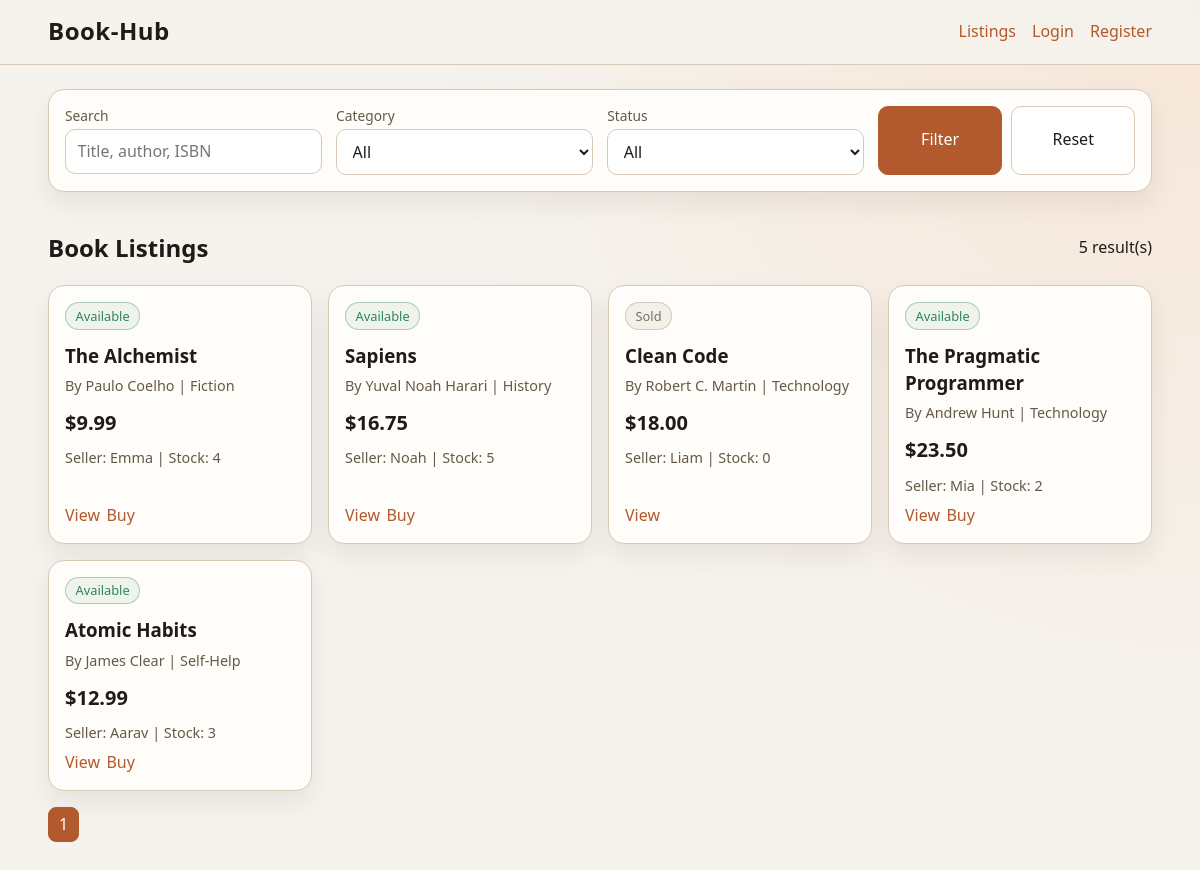
The page / on the database its author committed.
### tables this page shows
CREATE TABLE IF NOT EXISTS books (
    id INT UNSIGNED AUTO_INCREMENT PRIMARY KEY,
    seller_id INT UNSIGNED NULL,
    title VARCHAR(180) NOT NULL,
    author VARCHAR(120) NOT NULL,
    isbn VARCHAR(20) NOT NULL,
    category VARCHAR(80) NOT NULL,
    book_condition ENUM('New','Like New','Good','Fair') NOT NULL DEFAULT 'Good',
    description TEXT NULL,
    seller_name VARCHAR(120) NOT NULL,
    price DECIMAL(10,2) NOT NULL,
    listing_type ENUM('Buy','Resell') NOT NULL DEFAULT 'Resell',
    status ENUM('Available','Sold') NOT NULL DEFAULT 'Available',
    image_path VARCHAR(255) NULL,
    published_year SMALLINT UNSIGNED NULL,
    stock INT UNSIGNED NOT NULL DEFAULT 1,
    created_at TIMESTAMP NOT NULL DEFAULT CURRENT_TIMESTAMP,
    updated_at TIMESTAMP NOT NULL DEFAULT CURRENT_TIMESTAMP ON UPDATE CURRENT_TIMESTAMP,
    CONSTRAINT uq_books_isbn UNIQUE (isbn),
    CONSTRAINT chk_books_price CHECK (price >= 0),
    CONSTRAINT chk_books_stock CHECK (stock >= 0),
    CONSTRAINT fk_books_seller_id FOREIGN KEY (seller_id) REFERENCES users(id) ON DELETE SET NULL
);

### functions.php (called while the page is built, shortened)
<?php
function sanitize(string $value): string
{
    return htmlspecialchars(trim($value), ENT_QUOTES, 'UTF-8');
}
function currentUser(): ?array
{
    return $_SESSION['auth_user'] ?? null;
}

### index.php (the view, shortened to what this page needs)
<?php
require_once __DIR__ . '/config/database.php';
require_once __DIR__ . '/includes/functions.php';
$search = trim((string) ($_GET['search'] ?? ''));
$page = max(1, (int) ($_GET['page'] ?? 1));
$perPage = 12;
$offset = ($page - 1) * $perPage;
$where = [];
$whereSql = $where ? ('WHERE ' . implode(' AND ', $where)) : '';
$countStmt = $pdo->prepare("SELECT COUNT(*) AS total FROM books {$whereSql}");
$countStmt->execute();
$totalRows = (int) ($countStmt->fetch()['total'] ?? 0);
$totalPages = max(1, (int) ceil($totalRows / $perPage));
$listSql = "
    SELECT id, seller_id, title, author, isbn, category, book_condition, seller_name, price, listing_type, status, stock, image_path, created_at
    FROM books
    {$whereSql}
    ORDER BY created_at DESC
    LIMIT :limit OFFSET :offset
";
$listStmt = $pdo->prepare($listSql);
$listStmt->bindValue(':limit', $perPage, PDO::PARAM_INT);
$listStmt->bindValue(':offset', $offset, PDO::PARAM_INT);
$listStmt->execute();
$books = $listStmt->fetchAll();
require_once __DIR__ . '/includes/header.php';
?>
<section class="card filter-card">
    <form method="get" class="grid-form">
        <div>
            <label for="search">Search</label>
            <input id="search" name="search" type="text" value="<?= sanitize($search) ?>" placeholder="Title, author, ISBN">
        </div>
        <div>
            <label for="category">Category</label>
            <select id="category" name="category">
                <option value="">All</option>
            </select>
        </div>
        <div>
            <label for="status">Status</label>
            <select id="status" name="status">
                <option value="">All</option>
            </select>
        </div>
        <div class="actions">
            <button type="submit">Filter</button>
            <a class="btn-secondary" href="index.php">Reset</a>
        </div>
    </form>
</section>
<section>
    <div class="list-header">
        <h2>Book Listings</h2>
        <p><?= $totalRows ?> result(s)</p>
    </div>
    <?php if (!$books): ?>
        <div class="card empty-state">No books found. Try adding a new listing.</div>
    <?php else: ?>
        <div class="grid-cards">
            <?php foreach ($books as $book): ?>
                <article class="card book-card">
                    <span class="pill <?= $book['status'] === 'Available' ? 'ok' : 'muted' ?>"><?= sanitize((string) $book['status']) ?></span>
                    <h3><?= sanitize((string) $book['title']) ?></h3>
                    <p class="meta">By <?= sanitize((string) $book['author']) ?> | <?= sanitize((string) $book['category']) ?></p>
                    <p class="price">$<?= number_format((float) $book['price'], 2) ?></p>
                    <p class="meta">Seller: <?= sanitize((string) $book['seller_name']) ?> | Stock: <?= (int) $book['stock'] ?></p>
                    <div class="card-actions">
                        <a href="view.php?id=<?= (int) $book['id'] ?>">View</a>
                        <?php if ($book['status'] === 'Available' && (int) $book['stock'] > 0): ?>
                            <a href="buy.php?id=<?= (int) $book['id'] ?>">Buy</a>
                        <?php endif; ?>
                    </div>
                </article>
            <?php endforeach; ?>
        </div>
        <div class="pagination">
            <?php for ($i = 1; $i <= $totalPages; $i++): ?>
                <?php
                $query = $_GET;
                $query['page'] = $i;
                $url = 'index.php?' . http_build_query($query);
                ?>
                <a href="<?= sanitize($url) ?>" class="<?= $i === $page ? 'active' : '' ?>"><?= $i ?></a>
            <?php endfor; ?>
        </div>
    <?php endif; ?>
</section>
<?php require_once __DIR__ . '/includes/footer.php'; ?>

### header.php (shortened to what this page needs)
<?php
$authUser = currentUser();
?>
<!DOCTYPE html>
<html lang="en">
<head>
    <link rel="stylesheet" href="assets/css/styles.css">
</head>
<body>
<header class="site-header">
    <div class="container nav-wrap">
        <h1>Book-Hub</h1>
        <nav>
            <a href="index.php">Listings</a>
            <?php if ($authUser): ?>
                <a href="create.php">Add Book</a>
                <a href="dashboard.php">Dashboard</a>
                <a href="logout.php">Logout (<?= sanitize((string) $authUser['name']) ?>)</a>
            <?php else: ?>
                <a href="login.php">Login</a>
                <a href="register.php">Register</a>
            <?php endif; ?>
        </nav>
    </div>
</header>
<main class="container">

### footer.php (shortened to what this page needs)
</main>
</body>
</html>

### styles.css (style rules this page uses)
:root { --bg: #f5f3ee; --surface: #fffdf9; --ink: #1f1b16; --muted: #645948; --accent: #b2592d; --accent-soft: #f0d8c8; --danger: #9b2c2c; --ok: #2f855a; --border: #d7c8b8; --shadow: 0 12px 26px rgba(63, 37, 21, 0.08); }
* { box-sizing: border-box; }
body { margin: 0; font-family: "Trebuchet MS", "Segoe UI", sans-serif; color: var(--ink); background: radial-gradient(circle at top right, #f7e6d8 0%, var(--bg) 52%); line-height: 1.45; }
a { color: var(--accent); text-decoration: none; }
.container { width: min(1120px, 92vw); margin: 0 auto; }
.site-header { position: sticky; top: 0; z-index: 10; backdrop-filter: blur(8px); background: rgba(245, 243, 238, 0.85); border-bottom: 1px solid var(--border); }
.nav-wrap { display: flex; align-items: center; justify-content: space-between; padding: 0.9rem 0; }
.nav-wrap h1 { margin: 0; font-size: 1.5rem; letter-spacing: 0.5px; }
nav { display: flex; gap: 1rem; }
main { padding: 1.5rem 0 2rem; }
.card { background: var(--surface); border: 1px solid var(--border); border-radius: 16px; box-shadow: var(--shadow); padding: 1rem; }
.filter-card, .form-card, .detail-card { margin-bottom: 1.2rem; }
.grid-form { display: grid; grid-template-columns: repeat(4, minmax(0, 1fr)); gap: 0.9rem; }
label { display: block; font-size: 0.86rem; margin-bottom: 0.2rem; color: var(--muted); }
input, select, textarea, button, .btn-secondary { width: 100%; border: 1px solid var(--border); border-radius: 10px; padding: 0.62rem 0.72rem; background: #fff; color: var(--ink); font: inherit; }
button, .actions a { cursor: pointer; transition: transform 0.15s ease, box-shadow 0.15s ease; }
button { background: var(--accent); color: #fff; border-color: var(--accent); }
.btn-secondary { display: inline-flex; align-items: center; justify-content: center; background: #fff; }
.actions { display: flex; gap: 0.6rem; }
.list-header { display: flex; justify-content: space-between; align-items: center; }
.grid-cards { display: grid; gap: 1rem; grid-template-columns: repeat(auto-fill, minmax(260px, 1fr)); }
.book-card { display: flex; flex-direction: column; gap: 0.45rem; }
.book-card h3 { margin: 0.3rem 0 0; }
.meta { margin: 0; color: var(--muted); font-size: 0.9rem; }
.price { font-size: 1.25rem; font-weight: 700; margin: 0.25rem 0; }
.pill { width: fit-content; border-radius: 99px; padding: 0.22rem 0.6rem; font-size: 0.8rem; border: 1px solid; }
.pill.ok { color: var(--ok); border-color: rgba(47, 133, 90, 0.35); background: rgba(47, 133, 90, 0.08); }
.pill.muted { color: #7b6d5e; border-color: rgba(123, 109, 94, 0.3); background: rgba(123, 109, 94, 0.09); }
.card-actions { margin-top: auto; display: flex; gap: 0.4rem; flex-wrap: wrap; }
.pagination { margin-top: 1rem; display: flex; gap: 0.4rem; flex-wrap: wrap; }
.pagination a { border: 1px solid var(--border); border-radius: 8px; padding: 0.3rem 0.62rem; background: #fff; }
.pagination a.active { background: var(--accent); color: #fff; border-color: var(--accent); }

### rows shown on the page
books: status "Available", title "The Alchemist", author "Paulo Coelho", category "Fiction", price "9.99", seller_name "Emma", stock "4"
books: status "Available", title "Sapiens", author "Yuval Noah Harari", category "History", price "16.75", seller_name "Noah", stock "5"
books: status "Sold", title "Clean Code", author "Robert C. Martin", category "Technology", price "18.00", seller_name "Liam", stock "0"
books: status "Available", title "The Pragmatic Programmer", author "Andrew Hunt", category "Technology", price "23.50", seller_name "Mia", stock "2"
books: status "Available", title "Atomic Habits", author "James Clear", category "Self-Help", price "12.99", seller_name "Aarav", stock "3"

### other values the page prints
$totalRows "5"
